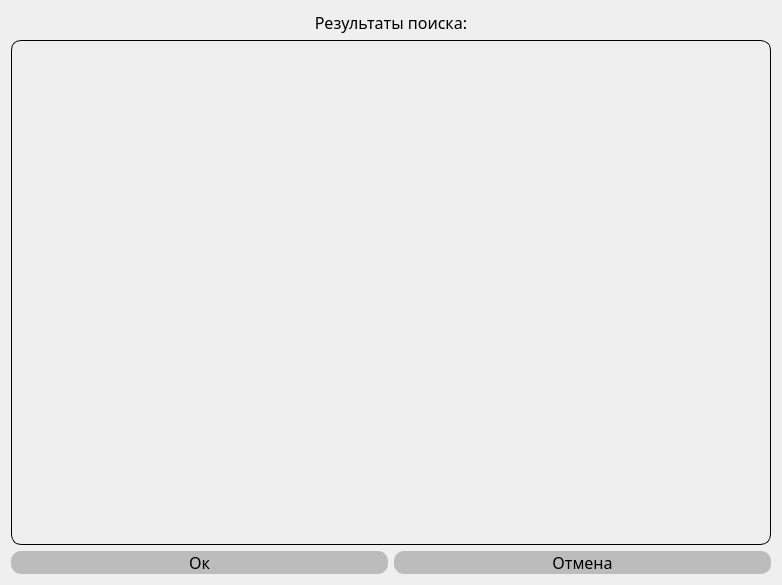
<?xml version="1.0" encoding="UTF-8"?>
<ui version="4.0">
 <class>Dialog</class>
 <widget class="QDialog" name="Dialog">
  <property name="geometry">
   <rect>
    <x>0</x>
    <y>0</y>
    <width>782</width>
    <height>585</height>
   </rect>
  </property>
  <property name="windowTitle">
   <string>Results</string>
  </property>
  <layout class="QGridLayout" name="gridLayout_2">
   <item row="0" column="0">
    <layout class="QGridLayout" name="gridLayout">
     <item row="3" column="1">
      <widget class="QPushButton" name="cancel_btn">
       <property name="font">
        <font>
         <family>Lucida Sans Typewriter</family>
         <pointsize>12</pointsize>
        </font>
       </property>
       <property name="cursor">
        <cursorShape>PointingHandCursor</cursorShape>
       </property>
       <property name="styleSheet">
        <string notr="true">QPushButton {
                        background-color: #bcbcbc;
                        border-style: solid;
                        border-radius: 10px;
                    }
                    QPushButton:pressed {
                        background-color: #DDA0DD;
                        border-style: inset;
                    }</string>
       </property>
       <property name="text">
        <string>Отмена</string>
       </property>
      </widget>
     </item>
     <item row="3" column="0">
      <widget class="QPushButton" name="ok_btn">
       <property name="font">
        <font>
         <family>Lucida Sans Typewriter</family>
         <pointsize>12</pointsize>
        </font>
       </property>
       <property name="cursor">
        <cursorShape>PointingHandCursor</cursorShape>
       </property>
       <property name="styleSheet">
        <string notr="true">QPushButton {
                        background-color: #bcbcbc;
                        border-style: solid;
                        border-radius: 10px;
                    }
                    QPushButton:pressed {
                        background-color: #DDA0DD;
                        border-style: inset;
                    }</string>
       </property>
       <property name="text">
        <string>Ок</string>
       </property>
      </widget>
     </item>
     <item row="2" column="0" colspan="2">
      <widget class="QListWidget" name="music_list">
       <property name="font">
        <font>
         <family>Lucida Sans Typewriter</family>
         <pointsize>12</pointsize>
        </font>
       </property>
       <property name="styleSheet">
        <string notr="true">QListWidget
                        {
                            border : 1px solid black;
                            background : #eeeeee;
                            border-radius: 10px;
                                            }
                     QListWidget QScrollBar
                        {
                    background : #959995;
                        }
                            QListView::item:selected
                        {
                            border : 2px solid black;
                            background : #999999;
                        }</string>
       </property>
       <property name="selectionMode">
        <enum>QAbstractItemView::ExtendedSelection</enum>
       </property>
      </widget>
     </item>
     <item row="1" column="0" colspan="2">
      <widget class="QLabel" name="label">
       <property name="font">
        <font>
         <family>Lucida Sans Typewriter</family>
         <pointsize>12</pointsize>
        </font>
       </property>
       <property name="layoutDirection">
        <enum>Qt::LeftToRight</enum>
       </property>
       <property name="text">
        <string>Результаты поиска:</string>
       </property>
       <property name="alignment">
        <set>Qt::AlignCenter</set>
       </property>
      </widget>
     </item>
    </layout>
   </item>
  </layout>
 </widget>
 <resources/>
 <connections/>
</ui>
